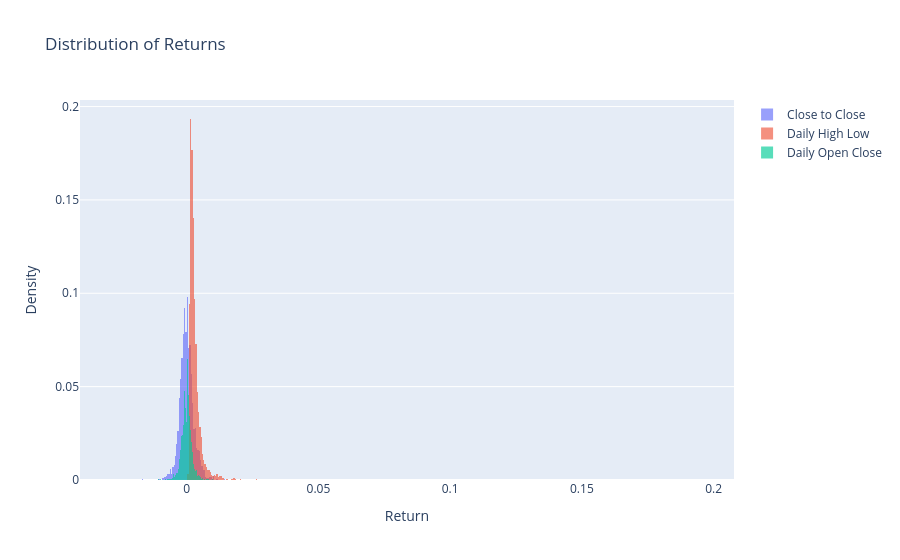

This figure's notebook cell:
### Code cell
from IPython.display import display
# distribution of returns line for close_to_close, daily_high_low, and daily_open_close overlayed on the same plotly plot
import plotly.graph_objects as go
fig = go.Figure()

fig.add_trace(go.Histogram(x=bnd['close_to_close'], histnorm='probability', name='Close to Close'))
fig.add_trace(go.Histogram(x=bnd['daily_high_low'], histnorm='probability', name='Daily High Low'))
fig.add_trace(go.Histogram(x=bnd['daily_open_close'], histnorm='probability', name='Daily Open Close'))

fig.update_traces(opacity=0.65)
fig.update_layout(barmode='overlay')
fig.update_layout(title='Distribution of Returns', xaxis_title='Return', yaxis_title='Density')


display(fig)

### Figure 1 — Plotly figure (JSON) as saved in the notebook; plotly's stock layout.template omitted (floating-point values rounded to 4 significant figures; data arrays with more than 128 entries replaced by an {"elided": "..."} marker saying what was removed)
{"data": [{"histnorm": "probability", "name": "Close to Close", "opacity": 0.65, "type": "histogram", "x": {"elided": "4024 float values"}}, {"histnorm": "probability", "name": "Daily High Low", "opacity": 0.65, "type": "histogram", "x": {"elided": "4024 float values"}}, {"histnorm": "probability", "name": "Daily Open Close", "opacity": 0.65, "type": "histogram", "x": {"elided": "4024 float values"}}], "layout": {"barmode": "overlay", "title": {"text": "Distribution of Returns"}, "xaxis": {"title": {"text": "Return"}}, "yaxis": {"title": {"text": "Density"}}}}
